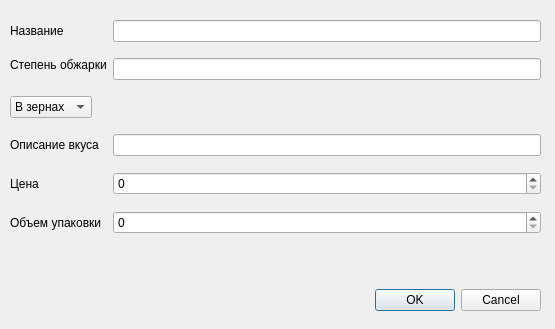
<?xml version="1.0" encoding="UTF-8"?>
<ui version="4.0">
 <class>Dialog</class>
 <widget class="QDialog" name="Dialog">
  <property name="geometry">
   <rect>
    <x>0</x>
    <y>0</y>
    <width>555</width>
    <height>329</height>
   </rect>
  </property>
  <property name="windowTitle">
   <string>Dialog</string>
  </property>
  <widget class="QWidget" name="gridLayoutWidget">
   <property name="geometry">
    <rect>
     <x>10</x>
     <y>20</y>
     <width>531</width>
     <height>291</height>
    </rect>
   </property>
   <layout class="QGridLayout" name="layout_form">
    <item row="5" column="0" colspan="2">
     <widget class="QComboBox" name="select_ground_beans">
      <property name="sizePolicy">
       <sizepolicy hsizetype="Fixed" vsizetype="Fixed">
        <horstretch>0</horstretch>
        <verstretch>0</verstretch>
       </sizepolicy>
      </property>
      <item>
       <property name="text">
        <string>В зернах</string>
       </property>
      </item>
      <item>
       <property name="text">
        <string>Молотый</string>
       </property>
      </item>
     </widget>
    </item>
    <item row="2" column="0">
     <widget class="QLabel" name="label_roasting_degree">
      <property name="text">
       <string>Степень обжарки</string>
      </property>
      <property name="alignment">
       <set>Qt::AlignLeading|Qt::AlignLeft|Qt::AlignTop</set>
      </property>
     </widget>
    </item>
    <item row="4" column="0" colspan="2">
     <spacer name="verticalSpacer_2">
      <property name="orientation">
       <enum>Qt::Vertical</enum>
      </property>
      <property name="sizeType">
       <enum>QSizePolicy::Fixed</enum>
      </property>
      <property name="sizeHint" stdset="0">
       <size>
        <width>20</width>
        <height>10</height>
       </size>
      </property>
     </spacer>
    </item>
    <item row="0" column="1">
     <widget class="QLineEdit" name="edit_title"/>
    </item>
    <item row="6" column="0" colspan="2">
     <spacer name="verticalSpacer_3">
      <property name="orientation">
       <enum>Qt::Vertical</enum>
      </property>
      <property name="sizeType">
       <enum>QSizePolicy::Fixed</enum>
      </property>
      <property name="sizeHint" stdset="0">
       <size>
        <width>20</width>
        <height>10</height>
       </size>
      </property>
     </spacer>
    </item>
    <item row="14" column="0" colspan="2">
     <widget class="QDialogButtonBox" name="buttonBox">
      <property name="orientation">
       <enum>Qt::Horizontal</enum>
      </property>
      <property name="standardButtons">
       <set>QDialogButtonBox::Cancel|QDialogButtonBox::Ok</set>
      </property>
     </widget>
    </item>
    <item row="10" column="1">
     <widget class="QSpinBox" name="spin_price">
      <property name="maximum">
       <number>9999999</number>
      </property>
     </widget>
    </item>
    <item row="7" column="0">
     <widget class="QLabel" name="label_taste">
      <property name="text">
       <string>Описание вкуса</string>
      </property>
     </widget>
    </item>
    <item row="10" column="0">
     <widget class="QLabel" name="label_price">
      <property name="text">
       <string>Цена</string>
      </property>
     </widget>
    </item>
    <item row="0" column="0">
     <widget class="QLabel" name="label_title">
      <property name="text">
       <string>Название</string>
      </property>
     </widget>
    </item>
    <item row="11" column="0" colspan="2">
     <spacer name="verticalSpacer_9">
      <property name="orientation">
       <enum>Qt::Vertical</enum>
      </property>
      <property name="sizeType">
       <enum>QSizePolicy::Fixed</enum>
      </property>
      <property name="sizeHint" stdset="0">
       <size>
        <width>20</width>
        <height>10</height>
       </size>
      </property>
     </spacer>
    </item>
    <item row="9" column="0" colspan="2">
     <spacer name="verticalSpacer_4">
      <property name="orientation">
       <enum>Qt::Vertical</enum>
      </property>
      <property name="sizeType">
       <enum>QSizePolicy::Fixed</enum>
      </property>
      <property name="sizeHint" stdset="0">
       <size>
        <width>20</width>
        <height>10</height>
       </size>
      </property>
     </spacer>
    </item>
    <item row="1" column="0" colspan="2">
     <spacer name="verticalSpacer">
      <property name="orientation">
       <enum>Qt::Vertical</enum>
      </property>
      <property name="sizeType">
       <enum>QSizePolicy::Fixed</enum>
      </property>
      <property name="sizeHint" stdset="0">
       <size>
        <width>20</width>
        <height>10</height>
       </size>
      </property>
     </spacer>
    </item>
    <item row="2" column="1">
     <widget class="QLineEdit" name="edit_roasting_degree"/>
    </item>
    <item row="7" column="1">
     <widget class="QLineEdit" name="edit_taste"/>
    </item>
    <item row="13" column="0" colspan="2">
     <widget class="QLabel" name="label_info">
      <property name="styleSheet">
       <string notr="true">QLabel {
color: rgb(255, 53, 53);
}</string>
      </property>
      <property name="text">
       <string/>
      </property>
     </widget>
    </item>
    <item row="12" column="0">
     <widget class="QLabel" name="label_size">
      <property name="text">
       <string>Объем упаковки</string>
      </property>
     </widget>
    </item>
    <item row="12" column="1">
     <widget class="QSpinBox" name="spin_size">
      <property name="maximum">
       <number>9999999</number>
      </property>
     </widget>
    </item>
   </layout>
  </widget>
 </widget>
 <resources/>
 <connections>
  <connection>
   <sender>buttonBox</sender>
   <signal>rejected()</signal>
   <receiver>Dialog</receiver>
   <slot>reject()</slot>
   <hints>
    <hint type="sourcelabel">
     <x>275</x>
     <y>298</y>
    </hint>
    <hint type="destinationlabel">
     <x>277</x>
     <y>164</y>
    </hint>
   </hints>
  </connection>
 </connections>
</ui>
